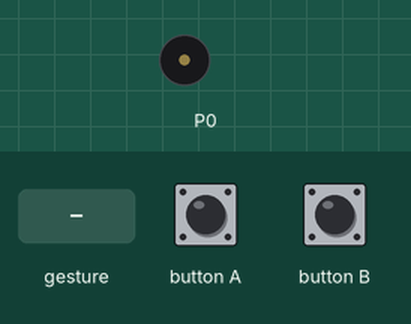
Simulated run of this program. Board: BBC micro:bit (MakeCode). Parts: buzzer (waves = sounding). The test bench sets the inputs (shaded band). A tilt is held for 1.5 s and a shake lasts 1 s, then the board lies face up again.

Above: at 1.2 s.
1.3 s: button A pressed for 0.15 s
At 1.8 s:
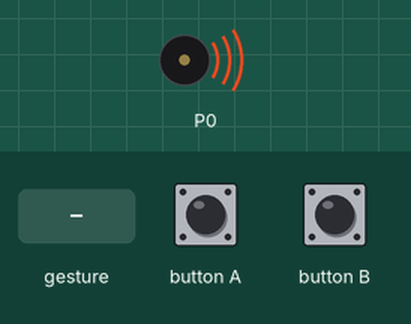
4.4 s: button B pressed for 0.15 s
7.4 s: gesture 'shake'
Timing chart, 0 to 13.1 s (numbered marks = the images above; inputs shaded):
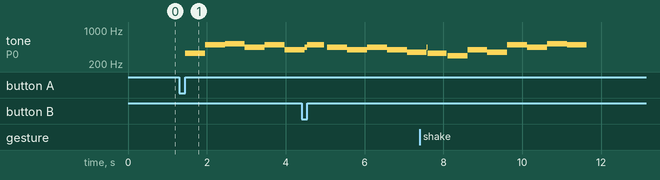

Measured:
- after the input at 1.3 s, tone on P0: plays 330 Hz for 0.51 s, 494 Hz for 0.51 s, 523 Hz for 0.51 s, 440 Hz for 0.51 s, 494 Hz for 0.51 s, 392 Hz for 0.42 s, starting after 0.15 s

The program:

main.ts
```typescript
input.onButtonPressed(Button.A, function () {
    music.playMelody("E B C5 A B G A F ", 120)
})
input.onGesture(Gesture.Shake, function () {
    music.playMelody("E D G F B A C5 B ", 120)
})
input.onButtonPressed(Button.B, function () {
    music.playMelody("B A G A G F A C5 ", 120)
})
```

test.ts
```typescript
// tests gaan hier; deze zal niet worden gecompileerd wanneer dit pakket wordt gebruikt als extensie.
```
